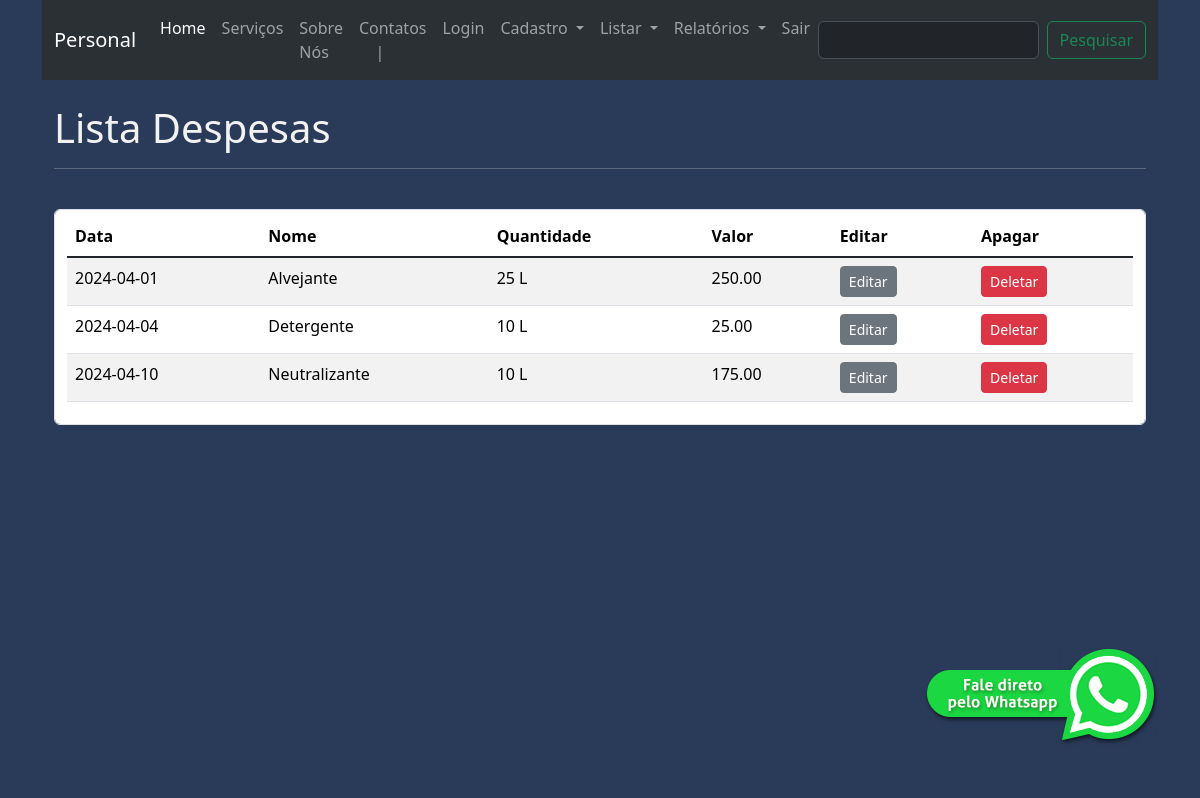
The page /listar_despesas (signed in) on the database its author committed.
### app.py (models this page shows)
class Product2(db.Model):
    __tablename__ = "despesa"
    id_despesa = db.Column(db.Integer, primary_key=True)
    despesa_data = db.Column(db.String(30))
    despesa_nome = db.Column(db.String(100))
    despesa_qtde = db.Column(db.String(100))
    despesa_valor = db.Column(db.String(100))

### app.py (the view)
@app.route("/listar_despesas", methods=['GET', 'POST'])
def listar_despesas():
    if request.method == "POST":
        termo = request.form["pesquisa"]
        resultado = db.session.execute(db.select(Product2).filter(
            (Product2.despesa_data.like(f'%{termo}%')) |
            (Product2.despesa_nome.like(f'%{termo}%')) |
            (Product2.despesa_qtde.like(f'%{termo}%')) |
            (Product2.despesa_valor.like(f'%{termo}%')))
        ).scalars()
        return render_template('listar_despesas.html', despesa=resultado)
    else:
        despesas = db.session.execute(db.select(Product2)).scalars()
        return render_template('listar_despesas.html', despesa=despesas)

### app.py (called while the page is built)
@app.before_request
def verificar_autenticacao():
    endpoints_protegidos = ["/cadastrar_pedido", "/listar_pedidos", "/cadastrar_despesas", "/listar_despesas","/search", "/search_p", "/search_e"]
    if request.path in endpoints_protegidos:
        if not session.get('logged_in'):
            return redirect("/erro_pagina_403")

### templates/listar_despesas.html
{% extends 'base.html' %}
{% block pesquisa %}
<form class="d-flex" role="search" action="{{url_for('listar_despesas')}}" method="post">
    <input class="form-control me-2" type="search" aria-label="Search" name="pesquisa">
    <button class="btn btn-outline-success" type="submit">Pesquisar</button>
</form>
{% endblock %}
{% block main %}
<div class="container">
    <br>
    <h1>Lista Despesas</h1>
    <hr>
    <br>
    <form action="{{url_for( 'listar_despesas' )}}" class="form-control" method="post">
        <div class="row">
            <div class="">
                <table class="table table-striped">
                    <thead>
                        <tr>
                            <th scope="col">Data</th>
                            <th scope="col">Nome</th>
                            <th scope="col">Quantidade</th>
                            <th scope="col">Valor</th>
                            <th scope="col">Editar</th>
                            <th scope="col">Apagar</th>
                        </tr>
                    </thead>
                    <tbody class="table-group-divider">
                        {% for despesa in despesa %}
                        <tr>
                            <td>{{ despesa.despesa_data }}</td>
                            <td>{{ despesa.despesa_nome }}</td>
                            <td>{{ despesa.despesa_qtde }}</td>
                            <td>{{ despesa.despesa_valor }}</td>
                            <td><a href="{{ url_for('editar_despesas', id_despesa=despesa.id_despesa)}}"
                                class="btn btn-secondary btn-sm">Editar</a></td>
                            <td><a href="{{ url_for('deletar_despesa', id_despesa=despesa.id_despesa)}}"
                                onclick="return confirm('Deseja realmente deletar essa despesa?')"
                                class="btn btn-danger btn-sm">Deletar</a></td>
                        </tr>
                        {% endfor %}
                    </tbody>
                </table>
            </div>
        </div>
{% endblock %}

### static/css/css.css (style rules this page uses)
body { background-color: #2A3A59; color: #F2F2F2; }

### rows shown on the page
Product2: despesa_data "2024-04-01", despesa_nome "Alvejante", despesa_qtde "25 L", despesa_valor "250.00"
Product2: despesa_data "2024-04-04", despesa_nome "Detergente", despesa_qtde "10 L", despesa_valor "25.00"
Product2: despesa_data "2024-04-10", despesa_nome "Neutralizante", despesa_qtde "10 L", despesa_valor "175.00"
